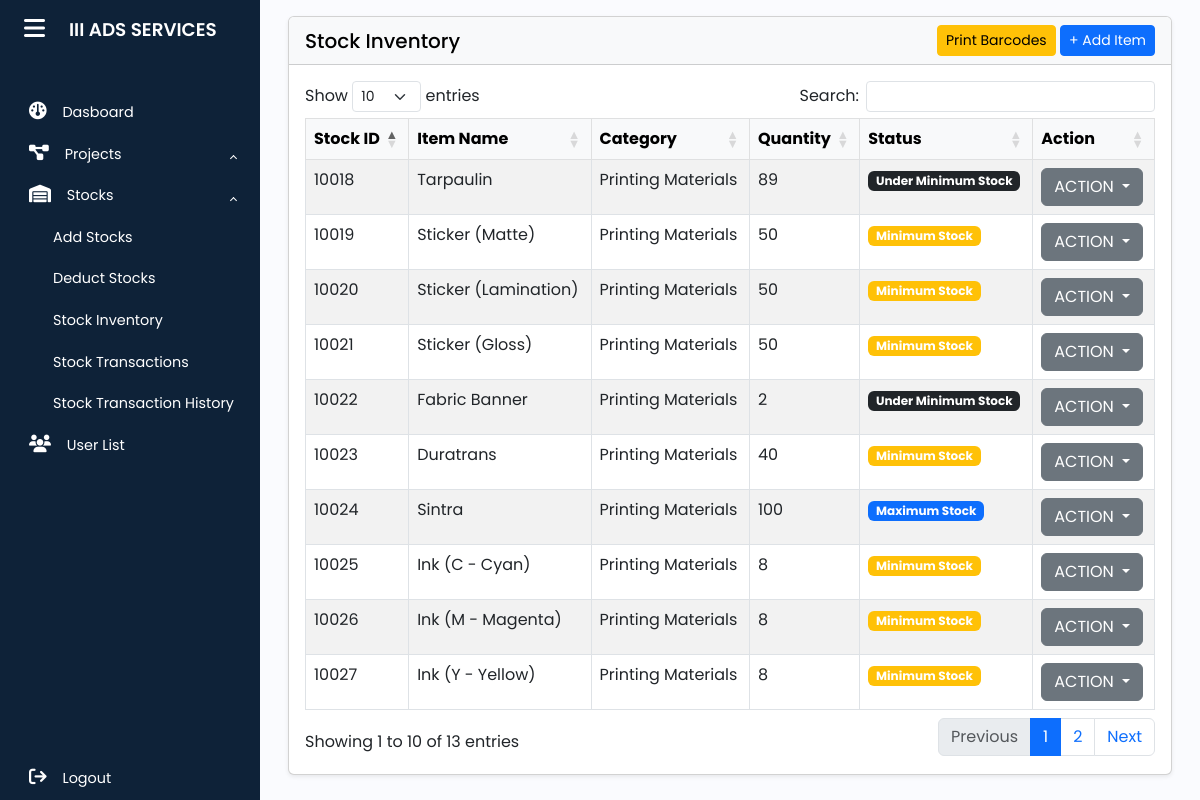
The page /md_dashboard/stocks/stocks.php (signed in) on the database its author committed.
### tables this page shows
CREATE TABLE `stocks` (
  `stock_id` int NOT NULL AUTO_INCREMENT,
  `item_name` varchar(255) DEFAULT NULL,
  `category` varchar(255) DEFAULT NULL,
  `quantity` int NOT NULL DEFAULT '0',
  `min_stocks` int DEFAULT NULL,
  `max_stocks` int DEFAULT NULL,
  `last_updated` timestamp NULL DEFAULT CURRENT_TIMESTAMP ON UPDATE CURRENT_TIMESTAMP,
  `barcode` varchar(255) DEFAULT NULL,
  PRIMARY KEY (`stock_id`),
  UNIQUE KEY `barcode` (`barcode`)
);

### md_dashboard/stocks/stocks.php (the view, shortened to what this page needs)
<?php
require('../../asset/database/db.php');
$sql = "SELECT stock_id, item_name, category, quantity, min_stocks, max_stocks, barcode FROM stocks";
$result = $conn->query($sql);
?>
<!DOCTYPE html>
<html lang="en">
<head>
    <link href="https://cdn.jsdelivr.net/npm/bootstrap@5.3.3/dist/css/bootstrap.min.css" rel="stylesheet">
    <link href="https://cdn.datatables.net/1.13.6/css/dataTables.bootstrap5.min.css" rel="stylesheet">
</head>
<body>
    <div class="wrapper">
        <?php require '../../asset/includes/sidebar.php'; ?>
        <div class="main p-3">
            <div class="container">
                <div class="card shadow-sm">
                    <div class="card-header bg-light text-black d-flex justify-content-between align-items-center">
                        <h5 class="mb-0">Stock Inventory</h5>
                        <div>
                            <button id="printBarcodesButton" class="btn btn-warning btn-sm">Print Barcodes</button>
                            <button class="btn btn-primary btn-sm" data-bs-toggle="modal"
                                data-bs-target="#addItemModal">+ Add Item</button>
                        </div>
                    </div>
                    <div class="card-body">
                        <div class="table-responsive">
                            <table id="stockTable" class="table table-striped table-bordered" style="width:100%">
                                <thead class="table-light">
                                    <tr>
                                        <th>Stock ID</th>
                                        <th>Item Name</th>
                                        <th>Category</th>
                                        <th>Quantity</th>
                                        <th>Status</th>
                                        <th>Action</th>
                                    </tr>
                                </thead>
                                <tbody>
                                    <?php if ($result->num_rows > 0): ?>
                                        <?php while ($row = $result->fetch_assoc()): ?>
                                            <tr>
                                                <td><?= htmlspecialchars($row['stock_id']); ?></td>
                                                <td><?= htmlspecialchars($row['item_name']); ?></td>
                                                <td><?= htmlspecialchars($row['category']); ?></td>
                                                <td><?= htmlspecialchars($row['quantity']); ?></td>
                                                <td>
                                                    <?php
                                                    $quantity = $row['quantity'];
                                                    $min_stock = $row['min_stocks'];
                                                    $max_stock = $row['max_stocks'];
                                                    if ($quantity == 0) {
                                                        echo '<span class="badge bg-danger">Out of Stock</span>';
                                                    } elseif ($quantity > 0 && $quantity < $min_stock) {
                                                        echo '<span class="badge bg-dark">Under Minimum Stock</span>';
                                                    } elseif ($quantity == $min_stock) {
                                                        echo '<span class="badge bg-warning">Minimum Stock</span>';
                                                    } elseif ($quantity > $min_stock && $quantity < $max_stock) {
                                                        echo '<span class="badge bg-info">In Stock</span>';
                                                    } elseif ($quantity == $max_stock) {
                                                        echo '<span class="badge bg-primary">Maximum Stock</span>';
                                                    } elseif ($quantity > $max_stock) {
                                                        echo '<span class="badge bg-success">Over Stock</span>';
                                                    }
                                                    ?>
                                                </td>
                                                <td>
                                                    <div class="btn-group">
                                                        <button type="button" class="btn btn-secondary dropdown-toggle"
                                                            data-bs-toggle="dropdown" aria-expanded="false">
                                                            ACTION
                                                        </button>
                                                    </div>
                                                </td>
                                            </tr>
                                        <?php endwhile; ?>
                                    <?php else: ?>
                                        <tr>
                                            <td colspan="7" class="text-center">No data found</td>
                                        </tr>
                                    <?php endif; ?>
                                </tbody>
                            </table>
                        </div>
                    </div>
                </div>
            </div>
        </div>
    </div>
</body>
</html>

### asset/includes/sidebar.php (shortened to what this page needs)
<?php
$stock_current_page = basename($_SERVER['PHP_SELF']);
$stocks_pages = ['stocks.php', 'transactions.php', 'add_stocks.php', 'deduct_stocks.php', 'stock_transaction_history.php'];
$stocks_active = in_array($stock_current_page, $stocks_pages) ? 'show' : '';
?>
<head>
    <link rel="stylesheet" href="../../asset/css/sidebar.css">
    <link rel="stylesheet" href="../../asset/css/fontawesome/all.min.css">
    <link rel="stylesheet" href="../../asset/css/fontawesome/fontawesome.min.css">
    <link rel="stylesheet" href="../../asset/bootstrap/bootstrap.css">
    <link rel="stylesheet" href="../css/sidebar.css">
</head>
<aside id="sidebar" class="expand">
    <div class="d-flex">
        <button class="toggle-btn" type="button">
            <i class="fa-solid fa-bars"></i>
        </button>
        <div class="sidebar-logo">
            <a href="#" style="text-decoration: none;">III ADS SERVICES</a>
        </div>
    </div>
    <ul class="sidebar-nav">
        <li class="sidebar-item">
            <a href="../../md_dashboard/dashboard/dashboard.php" class="sidebar-link" style="text-decoration: none;"
                title="Dashboard">
                <i class="fa-solid fa-gauge"></i>
                <span>Dasboard</span>
            </a>
        </li>
        <li class="sidebar-item">
            <a href="#" class="sidebar-link dropdown-toggle" data-bs-toggle="collapse"
                data-bs-target="#projectsDropdown" style="text-decoration: none;" title="Projects">
                <i class="fa-solid fa-diagram-project"></i>
                <span>Projects</span>
            </a>
        </li>
        <li class="sidebar-item">
    <a href="#" class="sidebar-link dropdown-toggle" data-bs-toggle="collapse" data-bs-target="#stocksDropdown"
        style="text-decoration: none;" title="Stocks">
        <i class="fa-solid fa-warehouse"></i>
        <span>Stocks</span>
    </a>
    <ul class="collapse list-unstyled ms-4 <?= $stocks_active ?>" id="stocksDropdown">
        <li>
            <a href="../../md_dashboard/stocks/add_stocks.php"
                class="sidebar-link <?= $stock_current_page == 'add_stocks.php' ? 'active' : '' ?>"
                style="text-decoration: none;">Add Stocks</a>
        </li>
        <li>
            <a href="../../md_dashboard/stocks/deduct_stocks.php"
                class="sidebar-link <?= $stock_current_page == 'deduct_stocks.php' ? 'active' : '' ?>"
                style="text-decoration: none;">Deduct Stocks</a>
        </li>
        <li>
            <a href="../../md_dashboard/stocks/stocks.php"
                class="sidebar-link <?= $stock_current_page == 'stocks.php' ? 'active' : '' ?>"
                style="text-decoration: none;">Stock Inventory</a>
        </li>
        <li>
            <a href="../../md_dashboard/stocks/transactions.php"
                class="sidebar-link <?= $stock_current_page == 'transactions.php' ? 'active' : '' ?>"
                style="text-decoration: none;">Stock Transactions</a>
        </li>
        <li>
            <a href="../../md_dashboard/stocks/stock_transaction_history.php"
                class="sidebar-link <?= $stock_current_page == 'stock_transaction_history.php' ? 'active' : '' ?>"
                style="text-decoration: none;">Stock Transaction History</a>
        </li>
    </ul>
</li>
        <li class="sidebar-item">
            <a href="../employee/user.php" class="sidebar-link" style="text-decoration: none;" title="User List">
                <i class="fa-solid fa-users"></i>
                <span>User List</span>
            </a>
        </li>
    </ul>
    <div class="sidebar-footer">
        <a href="../../logout.php" class="sidebar-link" style="text-decoration: none;" title="Logout">
            <i class="fa-solid fa-sign-out"></i>
            <span>Logout</span>
        </a>
    </div>
</aside>

### asset/css/sidebar.css (style rules this page uses)
a { text-decoration: none; }
li { list-style: none; }
body { font-family: 'Poppins', sans-serif; }
.wrapper { display: flex; }
.main { min-height: 100vh; width: 100%; overflow: hidden; transition: all 0.35s ease-in-out; background-color: #fafbfe; }
#sidebar { width: 70px; min-width: 70px; z-index: 1000; transition: all .25s ease-in-out; background-color: #0e2238; display: flex; flex-direction: column; }
#sidebar.expand { width: 260px; min-width: 260px; }
.toggle-btn { background-color: transparent; cursor: pointer; border: 0; padding: 1rem 1.5rem; }
.toggle-btn i { font-size: 1.5rem; color: #FFF; }
.sidebar-logo { margin: auto 0; }
.sidebar-logo a { color: #FFF; font-size: 1.15rem; font-weight: 600; }
.sidebar-nav { padding: 2rem 0; flex: 1 1 auto; }
a.sidebar-link { padding: .625rem 1.625rem; color: #FFF; display: block; font-size: 0.9rem; white-space: nowrap; border-left: 3px solid transparent; }
.sidebar-link i { font-size: 1.1rem; margin-right: .75rem; }
.sidebar-item { position: relative; }
#sidebar.expand .sidebar-link[data-bs-toggle="collapse"]::after { border: solid; border-width: 0 .075rem .075rem 0; content: ""; display: inline-block; padding: 2px; position: absolute; right: 1.5rem; top: 1.4rem; transform: rotate(-135deg); transition: all .2s ease-out; }

### rows shown on the page
stocks: stock_id "10018", item_name "Tarpaulin", category "Printing Materials", quantity "89", min_stocks "Under Minimum Stock"
stocks: stock_id "10019", item_name "Sticker (Matte)", category "Printing Materials", quantity "50", min_stocks "Minimum Stock"
stocks: stock_id "10020", item_name "Sticker (Lamination)", category "Printing Materials", quantity "50", min_stocks "Minimum Stock"
stocks: stock_id "10021", item_name "Sticker (Gloss)", category "Printing Materials", quantity "50", min_stocks "Minimum Stock"
stocks: stock_id "10022", item_name "Fabric Banner", category "Printing Materials", quantity "2", min_stocks "Under Minimum Stock"
stocks: stock_id "10023", item_name "Duratrans", category "Printing Materials", quantity "40", min_stocks "Minimum Stock"
stocks: stock_id "10024", item_name "Sintra", category "Printing Materials", quantity "100", min_stocks "Maximum Stock"
stocks: stock_id "10025", item_name "Ink (C - Cyan)", category "Printing Materials", quantity "8", min_stocks "Minimum Stock"
stocks: stock_id "10026", item_name "Ink (M - Magenta)", category "Printing Materials", quantity "8", min_stocks "Minimum Stock"
stocks: stock_id "10027", item_name "Ink (Y - Yellow)", category "Printing Materials", quantity "8", min_stocks "Minimum Stock"
